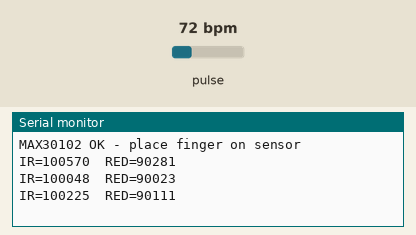
The sketch below on a simulated Arduino Uno, built with avr-gcc and run on an emulated ATmega328P. On the bench: the last lines printed to the serial monitor. The inputs (shaded band) are chosen by the test bench; at power-on: pulse 72 bpm.

Above: at 1.2 s.
1.3 s: pulse set to 42 bpm
At 1.9 s:
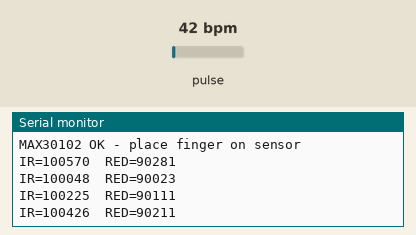
2.8 s: pulse set to 70 bpm
At 3.5 s:
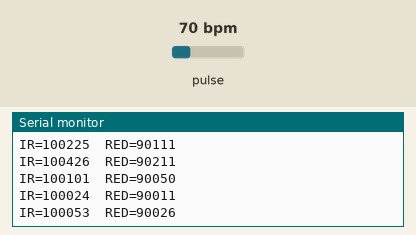
Timing chart, 0 to 5.8 s (numbered marks = the images above; inputs shaded):
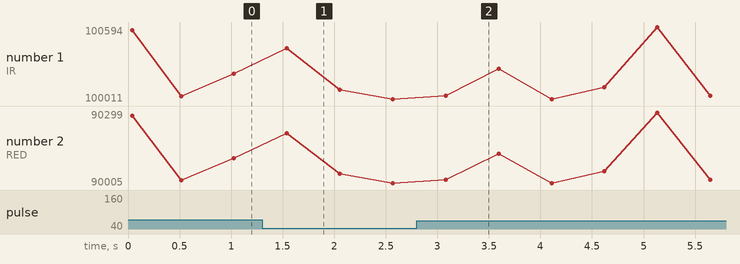

The sketch:

max_test.ino
```cpp
#include <Wire.h>
#include <MAX30105.h>

MAX30105 particleSensor;

void setup() {
  Serial.begin(9600);
  Wire.begin();

  if (!particleSensor.begin(Wire, I2C_SPEED_FAST)) {
    Serial.println("MAX30102 NOT FOUND - check wiring!");
    while (1);
  }

  particleSensor.setup();
  particleSensor.setPulseAmplitudeRed(0x0A);
  particleSensor.setPulseAmplitudeIR(0x0A);
  Serial.println("MAX30102 OK - place finger on sensor");
}

void loop() {
  Serial.print("IR=");
  Serial.print(particleSensor.getIR());
  Serial.print("  RED=");
  Serial.println(particleSensor.getRed());
  delay(500);
}
```

Measured:
- after the input at 1.3 s, the serial monitor: prints a new line after 0.24 s (image 1)
- after the input at 2.8 s, the serial monitor: prints a new line after 0.28 s (image 2)
- plotted number 1: 100225 → 100024 after the input at 1.3 s, 100024 → 100011 after the input at 2.8 s
- plotted number 2: 90111 → 90011 after the input at 1.3 s, 90011 → 90005 after the input at 2.8 s
